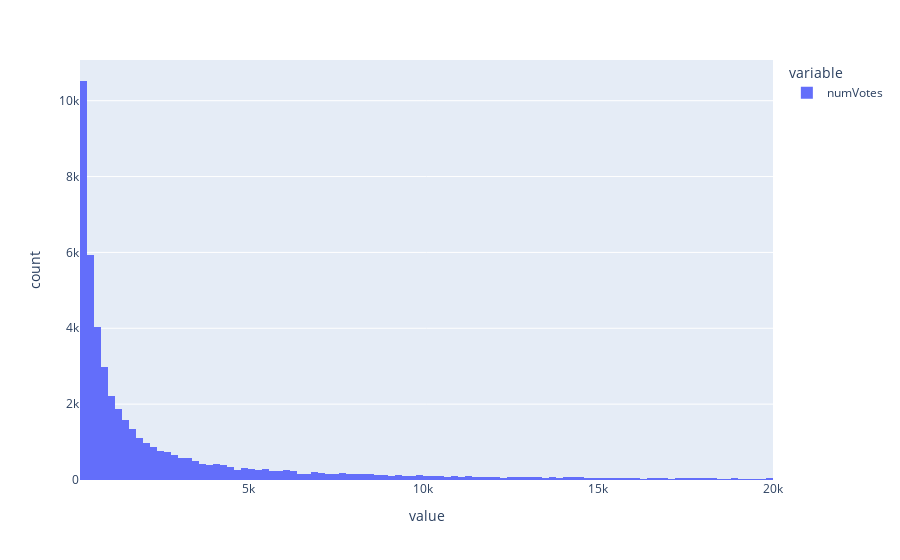

The code cell stored with this chart in its notebook:
### Code cell
###################
###### TEST OUTLIER 
print(len(dataset))

dfnumVotes = dataset.sort_values(by=['numVotes'])
#dfnumVotes = dfnumVotes[dfnumVotes['numVotes'] < 1670000] # 1670000 -> 0.2172
#dfnumVotes = dfnumVotes[dfnumVotes['numVotes'] > 170000] #  30_000 -> 0.3598, 50_000 -> 0.3972, 80_000 -> 0.436, 100_000 -> 0.4547, 160_000 -> 0.5077

dfnumVotes = dfnumVotes[dfnumVotes['numVotes'] < 20000]
dfnumVotes = dfnumVotes[dfnumVotes['numVotes'] > 200]

print(len(dfnumVotes))

px.histogram(dfnumVotes["numVotes"])

### Figure 1 — Plotly figure (JSON) as saved in the notebook; plotly's stock layout.template omitted (floating-point values rounded to 4 significant figures; data arrays with more than 128 entries replaced by an {"elided": "..."} marker saying what was removed)
{"data": [{"alignmentgroup": "True", "bingroup": "x", "hovertemplate": "variable=numVotes<br>value=%{x}<br>count=%{y}<extra></extra>", "legendgroup": "numVotes", "marker": {"color": "#636efa", "pattern": {"shape": ""}}, "name": "numVotes", "offsetgroup": "numVotes", "orientation": "v", "showlegend": true, "type": "histogram", "x": {"elided": "47417 int values"}, "xaxis": "x", "yaxis": "y"}], "layout": {"barmode": "relative", "legend": {"title": {"text": "variable"}, "tracegroupgap": 0}, "margin": {"t": 60}, "xaxis": {"anchor": "y", "domain": [0, 1], "title": {"text": "value"}}, "yaxis": {"anchor": "x", "domain": [0, 1], "title": {"text": "count"}}}}
